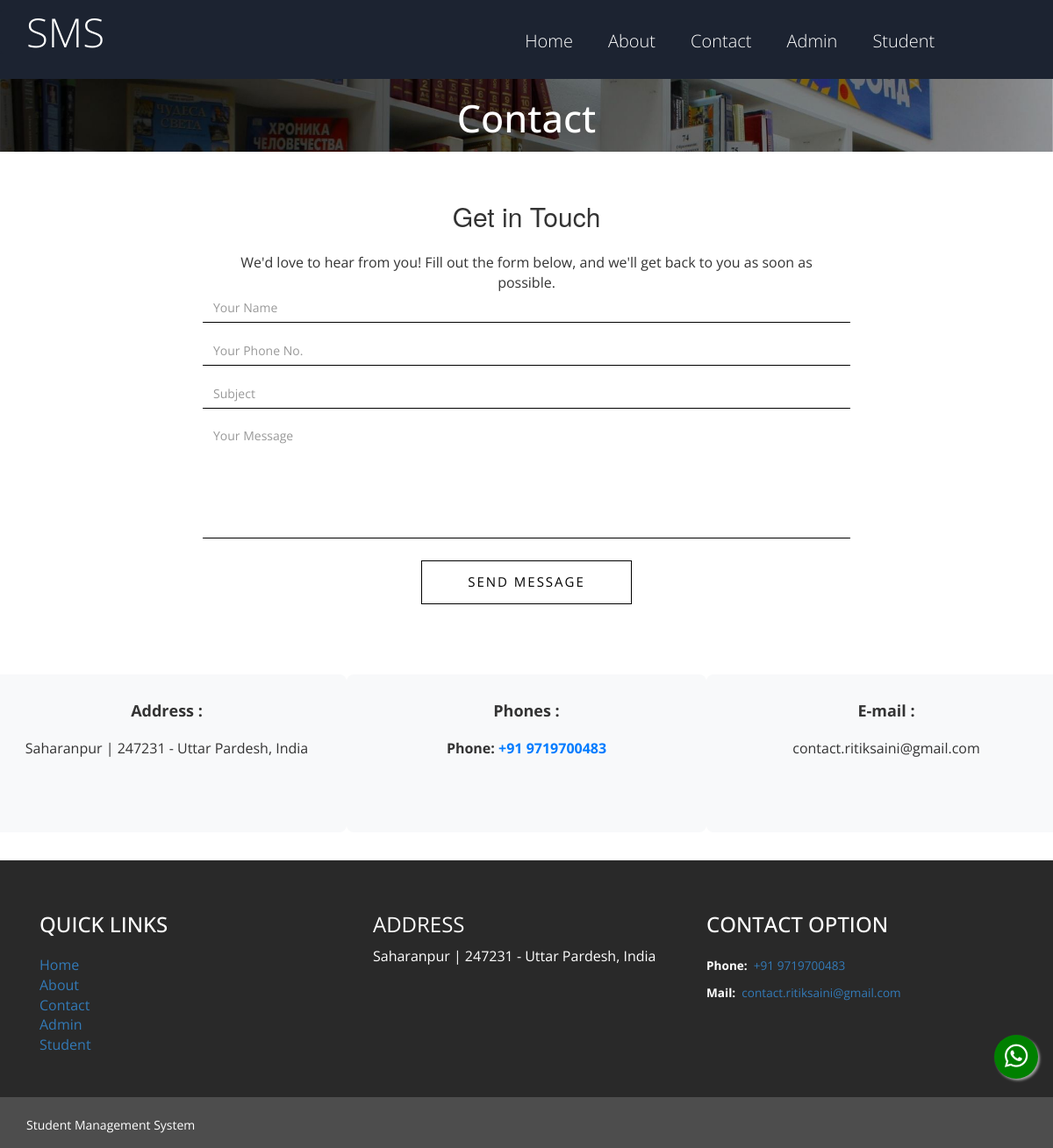
The page /contact.php on the database its author committed.
### tables this page shows
CREATE TABLE `tblpage` (
  `ID` int(10) NOT NULL,
  `PageType` varchar(200) DEFAULT NULL,
  `PageTitle` mediumtext DEFAULT NULL,
  `PageDescription` mediumtext DEFAULT NULL,
  `Email` varchar(200) DEFAULT NULL,
  `MobileNumber` bigint(10) DEFAULT NULL,
  `UpdationDate` date DEFAULT NULL
);

### contact.php (the view, shortened to what this page needs)
<?php
include('includes/dbconnection.php');
?>
<!doctype html>
<html>
<head>
<link href="css/bootstrap.css" rel="stylesheet" type="text/css" media="all">
<link href="css/style.css" rel="stylesheet" type="text/css"/>
<link href="css/custom.css" rel="stylesheet" type="text/css"/>
</head>
	<body>
		<?php include_once('includes/header.php');?>
<div class="banner banner5">
	<div class="container">
	<h2>Contact</h2>
	</div>
</div>
		<div class="contact">
			<div class="container">
				<div class="row">
					<div class="col-xs-12 col-sm-12 col-md-12 col-lg-12 text-center">
						<h2 class="form-title">Get in Touch</h2>
						<p>We'd love to hear from you! Fill out the form below, and we'll get back to you as soon as possible.</p>
					</div>
				</div>
			</div>
		<div class="row">
          <div class="col-xs-12 col-sm-12 col-md-12 col-lg-12">
		  <form id="contact-form" name="myForm" class="form" action="save_message.php" method="POST">
			<div class="form-group">
				<input type="text" class="form-control" id="name" name="name" placeholder="Your Name" required>
			</div>
			<div class="form-group">
				<input type="tel" class="form-control" id="mobile" name="mobile" placeholder="Your Phone No." required pattern="[0-9]{10,15}">
			</div>
			<div class="form-group">
				<input type="text" class="form-control" id="subject" name="subject" placeholder="Subject" required>
			</div>
			<div class="form-group">
				<textarea rows="6" name="message" class="form-control" id="message" placeholder="Your Message" required></textarea>
			</div>
			<div class="text-center margin-top-25">
				<button type="submit" name="submit" class="btn btn-mod btn-border btn-large">Send Message</button>
			</div>
		</form>
          </div>
      </div>
				<div class="row contact-grids text-center">
        <?php
        $sql = "SELECT * FROM tblpage WHERE PageType='contactus'";
        $query = $dbh->prepare($sql);
        $query->execute();
        $results = $query->fetchAll(PDO::FETCH_OBJ);
        if ($query->rowCount() > 0) {
            foreach ($results as $row) { ?>
                <div class="col-md-4 contact-grid">
                    <h3>Address :</h3>
                    <p><?php echo htmlentities($row->PageDescription); ?></p>
                </div>
                <div class="col-md-4 contact-grid">
                    <h3>Phones :</h3>
                    <p><b>Phone:</b>
                        <a href="tel:+91<?php echo htmlentities(strip_tags($row->MobileNumber)); ?>">
                            +91 <?php echo htmlentities(strip_tags($row->MobileNumber)); ?>
                        </a>
                    </p>
                </div>
                <div class="col-md-4 contact-grid">
                    <h3>E-mail :</h3>
                    <p><?php echo htmlentities($row->Email); ?></p>
                </div>
        <?php }
        } ?>
    </div>
			</div>
<?php include_once('includes/footer.php');?>
	</body>
</html>

### includes/footer.php (shortened to what this page needs)
<div class="footer">
    <div class="container">
      <div class="col-md-4 footer-right">
      <h3>Quick Links</h3>
        <ul style="list-style-type: none;">
          <li><a href="index.php">Home</a></li>
          <li><a href="about.php">About</a></li>
          <li><a href="contact.php">Contact</a></li>
          <li><a href="admin/login.php">Admin</a></li>
          <li><a href="user/login.php">Student</a></li>
        </ul>
      </div>
      <div class="col-md-4 footer-middle">
        <?php
      $sql="SELECT * from tblpage where PageType='contactus'";
      $query = $dbh -> prepare($sql);
      $query->execute();
      $results=$query->fetchAll(PDO::FETCH_OBJ);
      $cnt=1;
      if($query->rowCount() > 0)
      {
      foreach($results as $row)
      {               ?>
        <h3>Address</h3>
        <p style="color:#fff">
        <?php  echo htmlentities($row->PageDescription);?></p>
        <?php $cnt=$cnt+1;}} ?></div>
        <div class="col-md-4 footer-right">
          <h3>Contact Option</h3>
          <p style="color:#fff"><b>Phone:</b><a href="tel:+91 <?php  echo htmlentities($row->MobileNumber);?>">&nbsp; +91 <?php  echo htmlentities($row->MobileNumber);?></a></p>
          <p style="color:#fff"><b>Mail:</b><a href="mailto:<?php  echo htmlentities($row->Email);?>">&nbsp; <?php  echo htmlentities($row->Email);?></a></p>
        </div>
        <div class="clearfix"> </div>
      </div>
  </div>
<div class="copyright">
    <div class="container">
      <div class="copyright-left">
      <p>Student Management System </p>
      </div>
      <div class="clearfix"> </div>
    </div>
  </div>
  <a href="https://api.whatsapp.com/send?phone=<?php  echo htmlentities($row->MobileNumber);?>" class="floata" target="_blank">
            <i class="fab fa-whatsapp my-floata"></i>
        </a>

### css/style.css (style rules this page uses)
html, body { font-family: 'Open Sans', sans-serif; font-size: 100%; background: #FFf; }
body a { transition:0.5s all; -webkit-transition:0.5s all; -moz-transition:0.5s all; -o-transition:0.5s all; -ms-transition:0.5s all; }
h1,h2,h3,h4,h5,h6 { margin:0; }
p { margin:0; font-family: 'Open Sans', sans-serif; }
ul { margin:0; padding:0; }
.banner { background:url(../images/web_change.jpg); background-size:cover; min-height:650px; padding-top:0em !important; text-align:center; }
.footer { padding:3em 0; background:#292929; }
.footer-middle h3 { color: #FFFFFF; font-size: 1.5em; font-weight: 400; margin: 0; text-transform: uppercase; }
.footer-right p { color: #989898; font-size: .85em; margin: .5em 0 0 0; line-height: 1.8em; font-weight: 400; }
.footer-right h3 { color: #fff; font-size: 1.5em; text-transform: uppercase; margin-bottom: 10px; margin-top: 0; }
.copyright { background: #4D4D4D; padding: 1em 0; }
.copyright-left p { color: #FFF; font-size: 14px; margin: .4em 0 0 0; }
.copyright-left { float:left; }
.banner5 { min-height: 83px; }
.banner5 h2 { color: #fff; padding-top: 21px; margin: 0; font-size: 2.7em }
.grid_5 h1, h2, h3, h4, h5, h6 { padding: 12px 0; }
.contact { padding:2em 0; }
.contact-grids { margin-top: 5em; }
.floata { position: fixed; width: 50px; height: 50px; bottom: 79px; right: 17px!important; background-color: green; color: #FFF; border-radius: 50px; text-align: center; font-size: 30px; box-shadow: 2px 2px 3px #a2a2a2; z-index: 100; animation-name: animationWhatsapBTN; animation-duration: 1s; animation-iteration-count: infinite; animation-direction: alternate; }
.my-floata { margin-top: 9px; }

### css/custom.css (style rules this page uses)
.col-xs-12.col-sm-12.col-md-12.col-lg-12 { padding: 0 20% 0 20%; }
.margin-top-25 { margin-top: 25px; }
.form-title { padding: 25px; font-size: 30px; font-weight: 300; font-family: "Helvetica Neue",Helvetica,Arial,sans-serif; }
.form-group .form-control { -webkit-box-shadow: none; border-bottom: 1px; border-style: none none solid none; border-radius:0; border-color: #000; }
textarea { resize: none; }
.btn-mod.btn-large { height: auto; padding: 13px 52px; font-size: 15px; }
.btn-mod.btn-border { color: #000000; border: 1px solid #000000; background: transparent; }
.btn-mod, a.btn-mod { -webkit-box-sizing: border-box; -moz-box-sizing: border-box; box-sizing: border-box; padding: 4px 13px; color: #fff; background: rgba(34,34,34, .9); border: 1px solid transparent; font-size: 11px; font-weight: 400; text-transform: uppercase; text-decoration: none; letter-spacing: 2px; -webkit-border-radius: 0; -moz-border-radius: 0; border-radius: 0; -webkit-box-shadow: none; -moz-box-shadow: none; box-shadow: none; -webkit-transition: all 0.2s cubic-bezier(0.000, 0.000, 0.580, 1.000); -moz-transition: all 0.2s cubic-bezier(0.000, 0.000, 0.580, 1.000); -o-transition: all 0.2s cubic-bezier(0.000, 0.000, 0.580, 1.000); -ms-transition: all 0.2s cubic-bezier(0.000, 0.000, 0.580, 1.000); transition: all 0.2s cubic-bezier(0.000, 0.000, 0.580, 1.000); }

### contact.php (style rules this page uses)
.contact-grid { padding: 20px; background: #f8f9fa; border-radius: 8px; min-height: 180px; }
.contact-grid h3 { font-size: 18px; margin-bottom: 10px; font-weight: bold; }
.contact-grid p { font-size: 16px; color: #333; }
.contact-grids a { color: #007bff; text-decoration: none; font-weight: bold; }

### rows shown on the page
tblpage: PageDescription "Saharanpur | 247231 - Uttar Pardesh, India", MobileNumber "9719700483", Email "contact.ritiksaini@gmail.com"
